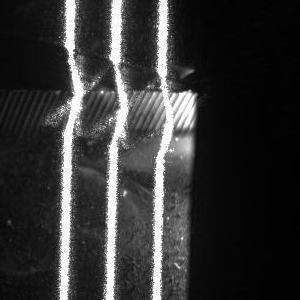
#> input picture imgs/cropped_img1.jpg, 300 x 300 px
$ python main.py   (older library calls are emulated)
#> lines starting #> are read from the running program, lines starting #| are printed output that depends on the picture; long printed decimals are rounded
### algorithms.py
import numpy as np


def lora_decomposition(A, rank=1):
    """
    对矩阵A进行低秩分解，返回矩阵P和Q

    参数:
    A (numpy.ndarray): 输入矩阵，形状为(h, w)
    rank (int): 分解的秩（必须满足 1 <= rank <= min(h, w)）

    返回:
    P (numpy.ndarray): 形状为(h, rank)
    Q (numpy.ndarray): 形状为(rank, w)
    """
    # 验证输入矩阵
    assert len(A.shape) == 2, "输入必须是二维矩阵"
    h, w = A.shape
    assert 1 <= rank <= min(h, w), "无效的秩值"

    # 执行奇异值分解（SVD）
    U, s, Vh = np.linalg.svd(A, full_matrices=False)

    # 截断到指定秩
    U_trunc = U[:, :rank]  # (h, rank)
    s_trunc = s[:rank]  # (rank,)
    Vh_trunc = Vh[:rank, :]  # (rank, w)

    # 构造分解矩阵
    P = U_trunc * np.sqrt(s_trunc)  # 广播乘法
    Q = np.diag(np.sqrt(s_trunc)) @ Vh_trunc

    return P, Q

def gradient_descent_lora(A, rank=1, learning_rate=0.01, max_iter=1000, tol=1e-6, verbose=False):
    """
    使用梯度下降法进行低秩分解

    参数:
    A (numpy.ndarray): 输入矩阵 (h, w)
    rank (int): 分解的秩
    learning_rate (float): 学习率
    max_iter (int): 最大迭代次数
    tol (float): 收敛阈值（损失变化小于此值时停止）
    verbose (bool): 是否打印训练过程

    返回:
    P (numpy.ndarray): (h, rank)
    Q (numpy.ndarray): (rank, w)
    losses (list): 训练过程中的损失值记录
    """
    h, w = A.shape
    np.random.seed(42)

    # SVD初始化
    P, Q = lora_decomposition(A, rank=rank)

    losses = []

    for i in range(max_iter):
        # 计算重构矩阵和误差
        R = P @ Q
        error = A - R

        # 计算损失 (Frobenius范数平方)
        loss = np.sum(error ** 2)
        losses.append(loss)

        # 检查收敛条件
        if i > 0 and abs(losses[-1] - losses[-2]) < tol:
            if verbose:
                print(f"在迭代 {i} 收敛")
            break

        # 计算梯度
        grad_P = -2 * error @ Q.T
        grad_Q = -2 * P.T @ error

        # 更新参数
        P -= learning_rate * grad_P
        Q -= learning_rate * grad_Q

        if verbose and (i % 100 == 0 or i == max_iter - 1):
            print(f"Iter {i}: Loss = {loss:.6f}")

    return P, Q, losses

### main.py
import numpy as np
import matplotlib.pyplot as plt
import cv2

from algorithms import lora_decomposition, gradient_descent_lora


def test_optimization_sample():
    """
    案例1：
        测试使用梯度下降法进行低秩分解的案例。
    """
    # img
    img_path = "imgs/cropped_img1.jpg"
    img = cv2.imread(img_path, cv2.IMREAD_GRAYSCALE)
#> img is the input picture: shape (300, 300); min 0, max 255, mean 52.5
    print(f"img: {img.shape[0]} x {img.shape[1]}")
#| img: 300 x 300

    # HyParam
    rank = np.linalg.matrix_rank(img)
#> rank = 275
    print(f"Rank of img: {rank}")
#| Rank of img: 275
    ratio = 0.05
    rank = np.int(rank * ratio)
#> rank = 13
    print(f"prune rank: {rank}")
#| prune rank: 13

    # 使用梯度下降进行分解
    P, Q, losses = gradient_descent_lora(
        img,
        rank=rank,
        learning_rate=0.001,
        max_iter=2000,
        tol=1e-32,
        verbose=True
    )
#> in lora_decomposition, `U, s, Vh = np.linalg.svd(A, full_matrices=False)`:
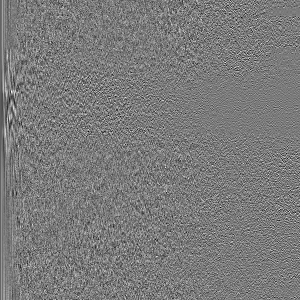
#> U: shape (300, 300) float64; min -0.293, max 0.314, mean -0.000134; drawn with min black and max white
#> in lora_decomposition, `U, s, Vh = np.linalg.svd(A, full_matrices=False)`:
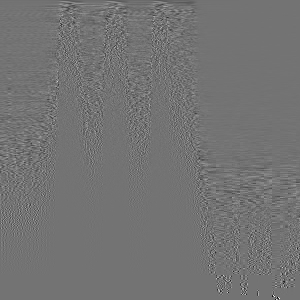
#> Vh: shape (300, 300) float64; min -0.672, max 0.81, mean 6.98e-05; drawn with min black and max white
#> in lora_decomposition, `U, s, Vh = np.linalg.svd(A, full_matrices=False)`: s = 300 values, max 23495.5 at index 0, min 2.23e-12 at index 276, mean 285.4
#> in lora_decomposition, `s_trunc = s[:rank]`: s_trunc = [23495.5, 7812.8, 5906.1, 3206.6, 2074.4, 1700.2, 1358.7, 1287.5, 1186.4, 978.3, 922.8, 875.2, 860.7]
#> the loop in gradient_descent_lora, `for i in range(max_iter):` made 2 passes
#> loss on passes 1 to 2: 12078236.4, 12078236.4
#| Iter 0: Loss = 12078236.440
#> pass 1, in gradient_descent_lora, `R = P @ Q`:
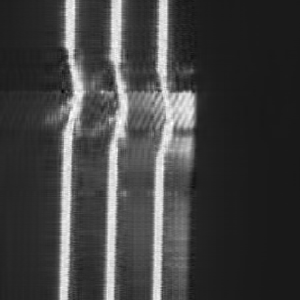
#> R: shape (300, 300) float64; min -30.28, max 289.5, mean 52.5; drawn with min black and max white
#> pass 1, in gradient_descent_lora, `error = A - R`:
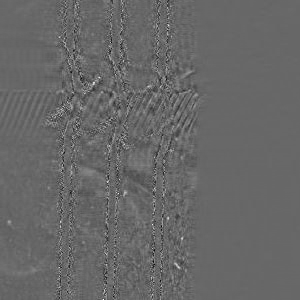
#> error: shape (300, 300) float64; min -106, max 154, mean 0; drawn with min black and max white
#> after the loop in gradient_descent_lora, `for i in range(max_iter):`: losses = [12078236.4, 12078236.4]
#> losses = [12078236.4, 12078236.4]

    output = P @ Q
    output = output.astype(np.uint8)
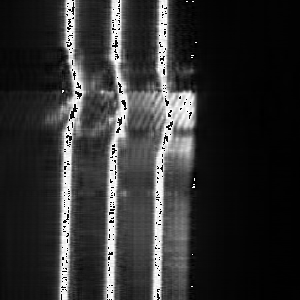
#> output: shape (300, 300); min 0, max 255, mean 49

    print("矩阵 P:")
    print(P)
#> (printed output is left out)
    print("\n矩阵 Q:")
    print(Q)
#> (printed output is left out)
    print("\n重构矩阵 P×Q:")
    print(output)
#> (printed output is left out)

    # 可视化训练过程
    plt.figure(figsize=(10, 6))
    plt.plot(losses)
    plt.yscale('log')
    plt.title('Loss')
    plt.xlabel('Step')
    plt.ylabel('Log loss')
    plt.grid(True)
    plt.show()
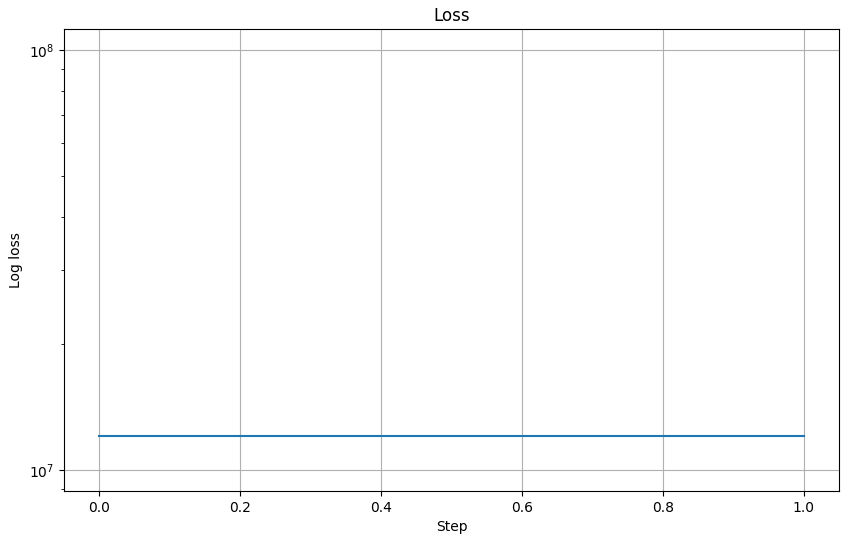
#> figure drawn by matplotlib, 1 panel

    cv2.imshow("sample 1: input", img)
    cv2.imshow("sample 1: output", output)
    cv2.waitKey(0)
    cv2.destroyAllWindows()

    cv2.imwrite("output/opt_output.jpg", output)

def test_svd_sample():
    """
    测试案例2：
        测试使用SVD实现低秩分解的案例。
    """
    # img
    img_path = "imgs/cropped_img1.jpg"
    img = cv2.imread(img_path, cv2.IMREAD_GRAYSCALE)
    print(f"img: {img.shape[0]} x {img.shape[1]}")
#| img: 300 x 300

    # HyParam
    rank = np.linalg.matrix_rank(img)
#> rank = 275
    print(f"Rank of img: {rank}")
#| Rank of img: 275
    ratio = 0.05
    rank = np.int(rank * ratio)
#> rank = 13
    print(f"prune rank: {rank}")
#| prune rank: 13

    # 使用梯度下降进行分解
    P, Q = lora_decomposition(img, rank=rank)

    output = P @ Q
    output = output.astype(np.uint8)

    print("矩阵 P:")
    print(P)
#> (printed output is left out)
    print("\n矩阵 Q:")
    print(Q)
#> (printed output is left out)
    print("\n重构矩阵 P×Q:")
    print(output)
#> (printed output is left out)

    cv2.imshow("sample 2: input", img)
    cv2.imshow("sample 2: output", output)
    cv2.waitKey(0)
    cv2.destroyAllWindows()

    cv2.imwrite("output/svd_output.jpg", output)

def print_log(text):
    print("=" * 40)
    print(" " * 6, text)
    print("=" * 40)


# 示例用法
if __name__ == "__main__":
    print_log("测试最优化实现低秩分解")
    test_optimization_sample()
    print_log("测试SVD实现低秩分解")
    test_svd_sample()
